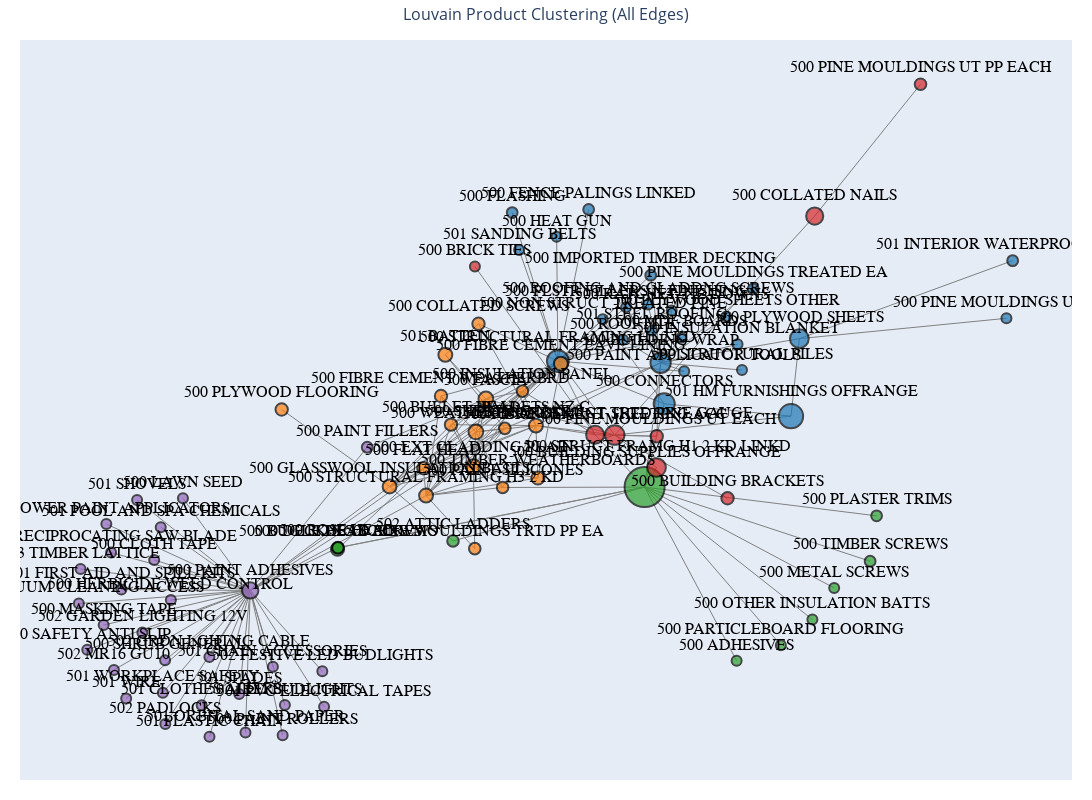

Notebook source saved alongside this figure:
### Markdown cell above
# Results

### Code cell
fig.show()

### Figure 1 — Plotly figure (JSON) as saved in the notebook; plotly's stock layout.template omitted (floating-point values rounded to 4 significant figures; data arrays with more than 128 entries replaced by an {"elided": "..."} marker saying what was removed)
{"data": [{"hoverinfo": "none", "line": {"color": "gray", "width": 1}, "mode": "lines", "type": "scatter", "x": {"elided": "480 float values"}, "y": {"elided": "480 float values"}}, {"hoverinfo": "text", "marker": {"color": ["#1f77b4", "#ff7f0e", "#2ca02c", "#2ca02c", "#2ca02c", "#d62728", "#2ca02c", "#d62728", "#d62728", "#ff7f0e", "#ff7f0e", "#1f77b4", "#ff7f0e", "#1f77b4", "#1f77b4", "#1f77b4", "#1f77b4", "#1f77b4", "#1f77b4", "#ff7f0e", "#9467bd", "#ff7f0e", "#d62728", "#1f77b4", "#1f77b4", "#1f77b4", "#1f77b4", "#1f77b4", "#ff7f0e", "#9467bd", "#ff7f0e", "#2ca02c", "#ff7f0e", "#ff7f0e", "#1f77b4", "#ff7f0e", "#1f77b4", "#1f77b4", "#1f77b4", "#d62728", "#1f77b4", "#1f77b4", "#ff7f0e", "#ff7f0e", "#ff7f0e", "#9467bd", "#9467bd", "#9467bd", "#9467bd", "#9467bd", "#ff7f0e", "#9467bd", "#9467bd", "#9467bd", "#ff7f0e", "#ff7f0e", "#9467bd", "#9467bd", "#9467bd", "#9467bd", "#9467bd", "#9467bd", "#9467bd", "#9467bd", "#9467bd", "#9467bd", "#9467bd", "#9467bd", "#9467bd", "#9467bd", "#9467bd", "#9467bd", "#9467bd", "#9467bd", "#9467bd", "#9467bd", "#1f77b4", "#1f77b4", "#ff7f0e", "#1f77b4", "#d62728", "#d62728", "#d62728", "#1f77b4", "#2ca02c", "#2ca02c", "#2ca02c", "#2ca02c", "#2ca02c", "#2ca02c", "#1f77b4"], "line": {"color": "black", "width": 2}, "size": [21.84, 13.95, 13.16, 11.58, 11.58, 17.89, 40, 18.68, 19.47, 14.74, 11.58, 20.26, 13.95, 10, 10, 10, 10, 10, 10, 13.95, 16.32, 13.95, 12.37, 10, 10, 10, 10, 18.68, 13.95, 10.79, 11.58, 11.58, 11.58, 12.37, 21.05, 11.58, 10, 10.79, 10.79, 12.37, 10, 10, 14.74, 12.37, 14.74, 10, 10, 10, 10, 10, 12.37, 10, 10, 10, 12.37, 12.37, 10, 10, 10, 10, 10, 10, 10, 10, 10, 10, 10, 10, 10, 10, 10, 10, 10, 10, 10, 10, 10.79, 10.79, 13.16, 24.21, 11.58, 17.11, 10, 10, 10, 10, 10, 10, 10.79, 10.79, 10.79]}, "mode": "markers+text", "text": ["500 STRUCTURAL FRAMING H1 2 KD", "500 FIBRE CEMENT EAVE LINING", "500 DECKING SCREWS", "500 ROSE HEAD", "500 BUGLE HEAD SCREWS", "500 FIBRE CEMENT SHEETING ACC", "500 BUILDING SUPPLIES OFFRANGE", "500 STRUCT FRAMG H1 2 KD LINKD", "500 NON STRUCT TRTD PINE GAUGE", "500 FASCIA", "500 SHEETING NAILS", "500 BUILDING WRAP", "PALLETS NZ C", "500 RATCHET TIE DOWNS", "500 MDF BOARDS", "500 ROOFTITE", "501 STEEL ROOFING", "500 PLSTR FILLERS N FINISHING", "500 PAINT APPLICATOR TOOLS", "500 STRUCTURAL FRAMING H3 2 KD", "500 PAINT ADHESIVES", "500 GLASSWOOL INSULATION BATTS", "500 PINE MOULDINGS UT EACH", "500 STRUCTURAL PILES", "500 ROOFING AND CLADDNG SCREWS", "500 PLYWOOD SHEETS OTHER", "500 INSULATION BLANKET", "500 PLYWOOD SHEETS", "501 BATTEN", "500 PAINT FILLERS", "500 PINE MOULDINGS TRTD PP EA", "502 ATTIC LADDERS", "500 PAINT SILICONES", "500 FLAT HEAD", "500 CONNECTORS", "500 INSULATION PANEL", "500 NON STRUCT TREATED PINE", "500 PINE MOULDINGS TREATED EA", "500 IMPORTED TIMBER DECKING", "500 BUILDING BRACKETS", "501 SANDING BELTS", "500 HEAT GUN", "500 WEATHERBOARDS", "500 COLLATED SCREWS", "500 EXT CLADDING PLAIN", "501 FIRST AID AND SPILL KITS", "501 CHAIN ACCESSORIES", "501 PLASTIC CHAIN", "500 VACUUM CLEANING ACCESS", "500 SHRUB GENERAL", "500 BULLET HEAD", "500 SAFETY ANTI SLIP", "501 ORBITAL SAND PAPER", "503 TIMBER LATTICE", "500 FIBRE CEMENT WEATHERBRD", "500 PLYWOOD FLOORING", "500 POWER PAINT APPLICATORS", "501 RECIPROCATING SAW BLADE", "501 CLOTHES AIRERS", "501 PVC ELECTRICAL TAPES", "501 POOL AND SPA CHEMICALS", "501 WIRE", "502 GRDN LGHTNG CABLE", "500 LAWN SEED", "500 MASKING TAPE", "501 WORKPLACE SAFETY", "500 HERBICIDE WEED CONTROL", "502 FESTIVE LED BUDLIGHTS", "502 GARDEN LIGHTING 12V", "501 SHOVELS", "502 LED BUDLIGHTS", "502 MR16 GU10", "502 PADLOCKS", "500 CLOTH TAPE", "501 SPADES", "500 PAINT ROLLERS", "500 FLASHING", "500 FENCE PALINGS LINKED", "500 TIMBER WEATHERBOARDS", "501 HM FURNISHINGS OFFRANGE", "500 PINE MOULDINGS UT PP EACH", "500 COLLATED NAILS", "500 BRICK TIES", "500 PINE MOULDINGS UT CTL", "500 ADHESIVES", "500 PARTICLEBOARD FLOORING", "500 OTHER INSULATION BATTS", "500 METAL SCREWS", "500 PLASTER TRIMS", "500 TIMBER SCREWS", "501 INTERIOR WATERPROOFING WB"], "textfont": {"color": "black", "family": "Arial", "size": 16}, "textposition": "top center", "type": "scatter", "x": [0.159, 0.1646, -0.2485, -0.2477, -0.2477, 0.2278, 0.3194, 0.3415, 0.2641, 0.02583, 0.06092, 0.349, 0.1184, 0.3696, 0.3869, 0.2797, 0.3332, 0.2851, 0.3926, -0.08474, -0.4099, -0.1522, 0.3418, 0.4995, 0.3259, 0.4706, 0.4912, 0.6056, -0.04908, -0.1935, 0.005361, -0.03495, 0.05683, -0.08971, 0.3556, 0.09351, 0.242, 0.5202, 0.3307, 0.4727, 0.08723, 0.1568, 0.007392, 0.01223, 0.002725, -0.6482, -0.3679, -0.4852, -0.7268, -0.5673, -0.0386, -0.7112, -0.4187, -0.7237, -0.05713, -0.3517, -0.676, -0.6672, -0.4997, -0.2733, -0.5754, -0.6393, -0.4854, -0.5343, -0.6809, -0.5715, -0.5566, -0.2766, -0.6094, -0.6191, -0.3458, -0.6619, -0.5669, -0.5875, -0.4303, -0.3499, 0.07453, 0.2159, 0.1221, 0.5901, 0.8297, 0.6339, 0.005568, 0.9885, 0.4895, 0.5713, 0.6297, 0.67, 0.7484, 0.7365, 1], "y": [0.2435, 0.238, -0.1523, -0.149, -0.1494, 0.08858, -0.0216, 0.01968, 0.08794, 0.164, 0.102, 0.24, 0.1078, 0.3502, 0.2928, 0.2882, 0.3081, 0.3568, 0.222, -0.03932, -0.2391, -0.0203, 0.08535, 0.2246, 0.3628, 0.3376, 0.2788, 0.2908, 0.2568, 0.06224, -0.1511, -0.1349, -0.02238, 0.01814, 0.1536, 0.1804, 0.3316, 0.3954, 0.4243, -0.04514, 0.4775, 0.5051, 0.09449, 0.3222, 0.02153, -0.2371, -0.3998, -0.5469, -0.2667, -0.3859, 0.1098, -0.3641, -0.5379, -0.1939, 0.1701, 0.1417, -0.09923, -0.1594, -0.4806, -0.4838, -0.1059, -0.4662, -0.3792, -0.04517, -0.3119, -0.4542, -0.2594, -0.4092, -0.3277, -0.04878, -0.4804, -0.4064, -0.5202, -0.1749, -0.457, -0.5436, 0.5561, 0.5627, -0.002449, 0.1277, 0.8261, 0.5487, 0.4425, 0.3336, -0.387, -0.3542, -0.3001, -0.2338, -0.08205, -0.1776, 0.455]}], "layout": {"height": 800, "hovermode": "closest", "margin": {"b": 20, "l": 20, "r": 20, "t": 40}, "showlegend": false, "title": {"font": {"size": 16}, "text": "Louvain Product Clustering (All Edges)", "x": 0.5}, "width": 1200, "xaxis": {"showgrid": false, "showticklabels": false, "zeroline": false}, "yaxis": {"showgrid": false, "showticklabels": false, "zeroline": false}}}
